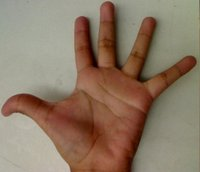
//> input picture data/Back_Projection_Theory2.jpg, 200 x 172 px, given in place of test_video.mp4, which was not available
$ ./main   (built with g++ and OpenCV 4)
//> lines starting //> are read from the running program, lines starting //| are printed output that depends on the picture; pictures that were not available may be replaced by others from this repository, and a replacement may not be noted
#include <iostream>
#include "opencv2/video.hpp"
#include "opencv2/imgcodecs.hpp"
#include "opencv2/imgproc.hpp"
#include "opencv2/highgui.hpp"

using namespace cv;
using namespace std;


void onCaptureFrame(int pos,void* userdata);

int main(int argc, char *argv[])
{
    String filename("../data/test_video.mp4");
    VideoCapture capture(filename);
    if(!capture.isOpened())
    {
        cout<<"open error"<<endl;
        return -1;
    }
    //! get video's info
    double rate = capture.get(CV_CAP_PROP_FPS);
    int total =capture.get(CV_CAP_PROP_FRAME_COUNT);
    cout<<"rate : "<<rate<<endl;
    cout<<"total : "<<total<<endl;

    Mat frame;
    namedWindow("video demo");
    createTrackbar("position","video demo",0,total,onCaptureFrame,(void*)&capture);
    double position = 0;
    capture.set(CV_CAP_PROP_POS_FRAMES,position);
    Mat r_frame;
    Mat detect_edges;

    while(1)
    {
        if(!capture.read(frame))
            break;
//> frame is the input picture: 172 rows x 200 cols, CV_8UC3; mean B, G, R 101.1, 120.5, 140.6
        setTrackbarPos("position","video demo",capture.get(CV_CAP_PROP_POS_FRAMES));
        Size size(frame.size());
//> size = Size(200, 172)
        resize(frame,r_frame,size);
        cvtColor(r_frame,detect_edges,COLOR_RGB2GRAY);
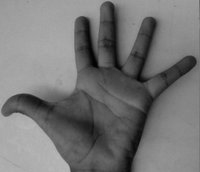
//> detect_edges: 172 rows x 200 cols, CV_8UC1; min 3, max 190, mean 117
        Canny(detect_edges,detect_edges,30,90);
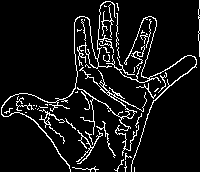
//> detect_edges: 172 rows x 200 cols, CV_8UC1; 8.2% white in thin lines or dots
        imshow("video demo",detect_edges);
        char c = waitKey(20);
//> the Esc key is pressed
        if(c==27)
            break;
    }
    return 0;
}


void onCaptureFrame(int pos, void *userdata)
{
    VideoCapture *capture = reinterpret_cast<VideoCapture*>(userdata);
    capture->set(CV_CAP_PROP_POS_FRAMES,pos);
}

$ run again, on data/QQ_test.jpg
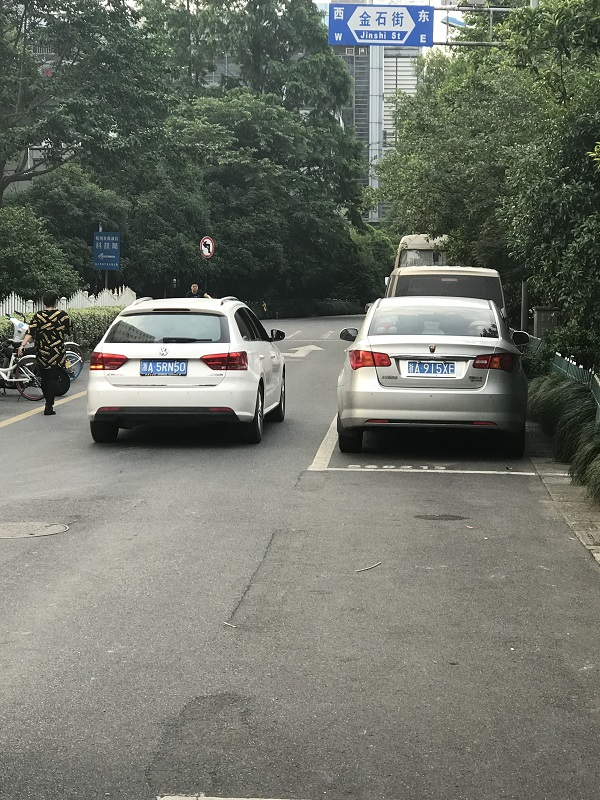
//> input picture data/QQ_test.jpg, 600 x 800 px, given in place of test_video.mp4, which was not available
//> frame is the input picture: 800 rows x 600 cols, CV_8UC3; mean B, G, R 105, 114.8, 110.6
//> `cvtColor(r_frame,detect_edges,COLOR_RGB2GRAY);`:
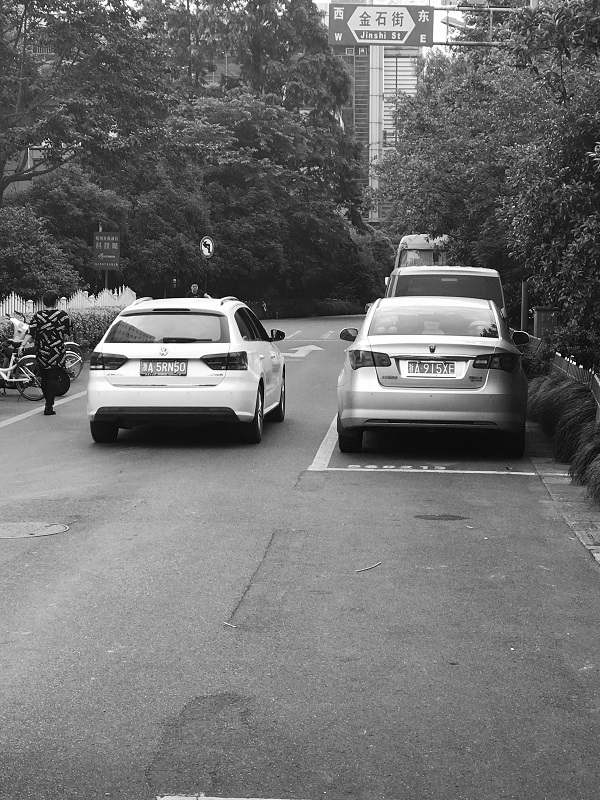
//> detect_edges: 800 rows x 600 cols, CV_8UC1; min 0, max 255, mean 111.4
//> `Canny(detect_edges,detect_edges,30,90);`:
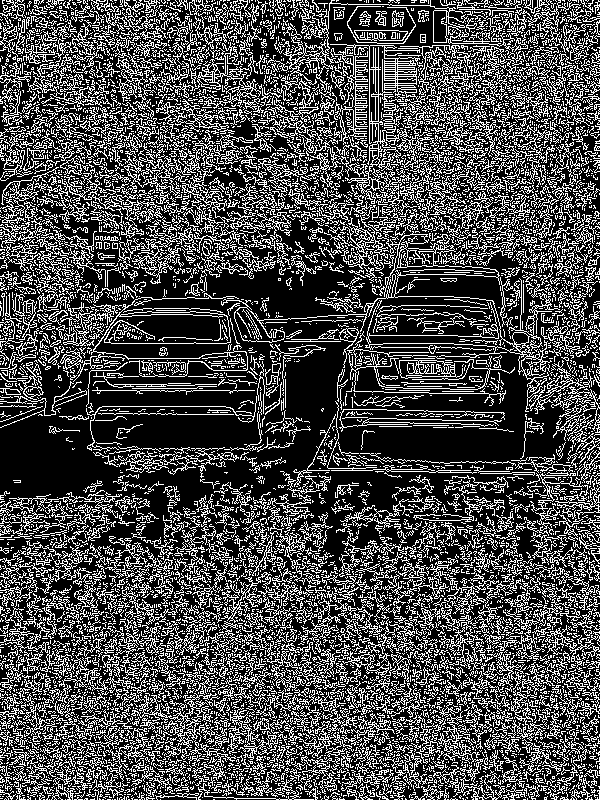
//> detect_edges: 800 rows x 600 cols, CV_8UC1; 29.4% white in thin lines or dots

$ run again, on data/car_2_plate.jpg
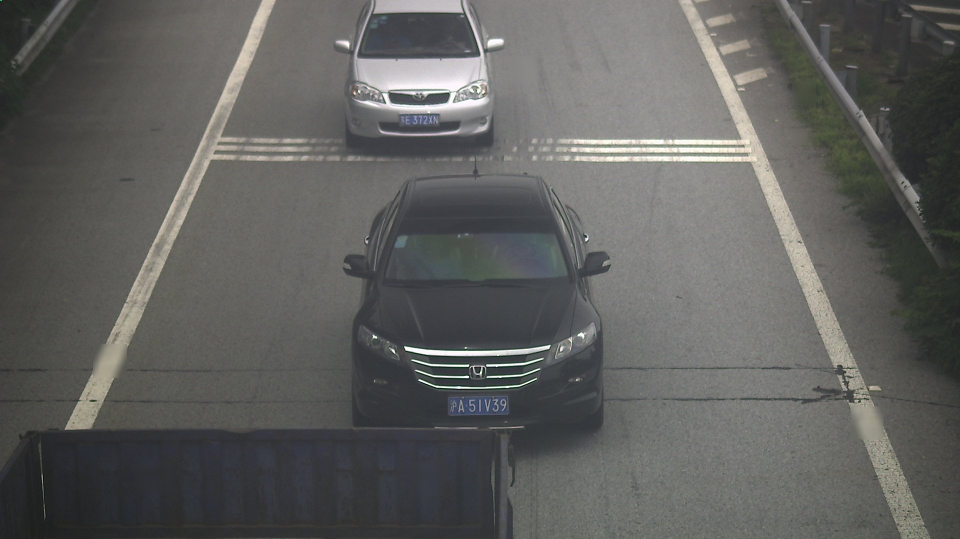
//> input picture data/car_2_plate.jpg, 1920 x 1078 px, given in place of test_video.mp4, which was not available (shown at 1/2 size)
//> frame is the input picture: 1078 rows x 1920 cols, CV_8UC3; mean B, G, R 93.4, 95.6, 95.5
//> `Canny(detect_edges,detect_edges,30,90);`:
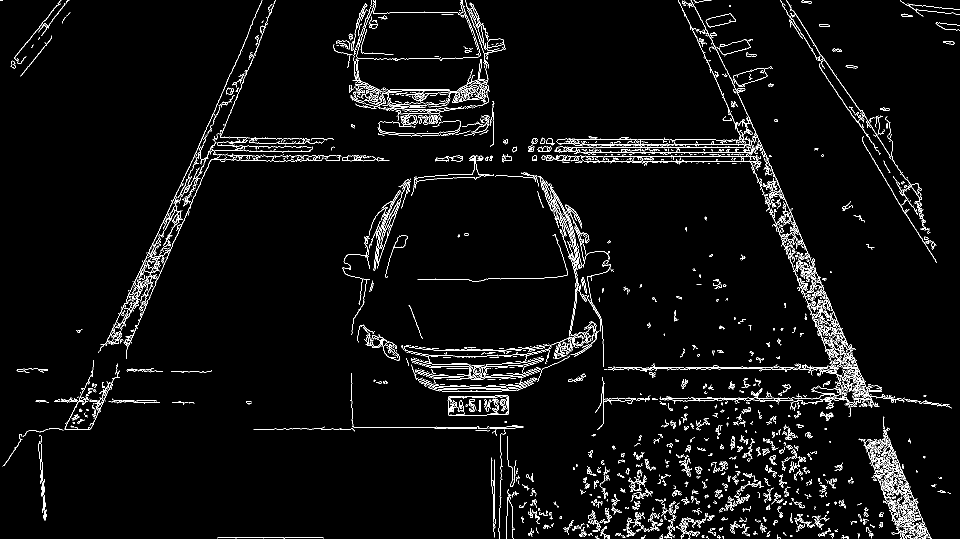
//> detect_edges: 1078 rows x 1920 cols, CV_8UC1 (shown at 1/2 size); 3.6% white in thin lines or dots
